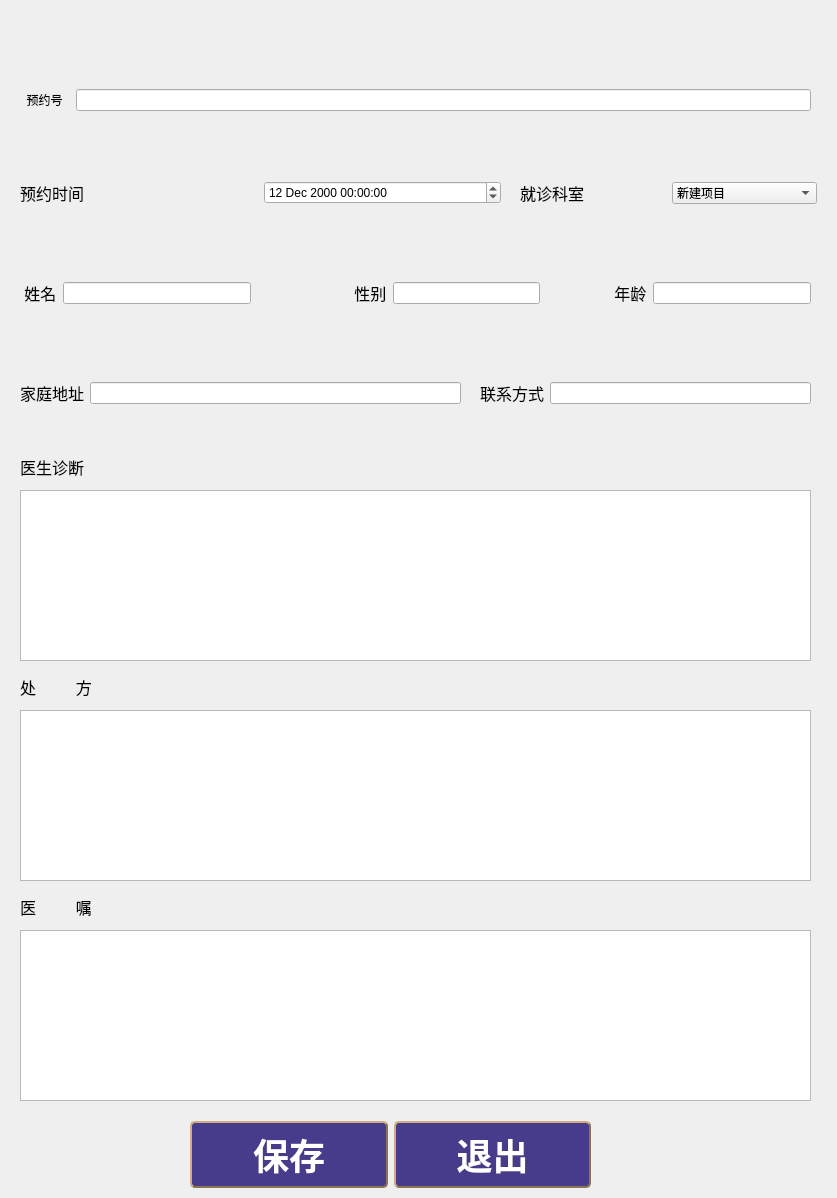
<?xml version="1.0" encoding="UTF-8"?>
<ui version="4.0">
 <class>doctorcase</class>
 <widget class="QWidget" name="doctorcase">
  <property name="geometry">
   <rect>
    <x>0</x>
    <y>0</y>
    <width>837</width>
    <height>1198</height>
   </rect>
  </property>
  <property name="windowTitle">
   <string>病历单</string>
  </property>
  <property name="styleSheet">
   <string notr="true"/>
  </property>
  <widget class="QWidget" name="horizontalLayoutWidget">
   <property name="geometry">
    <rect>
     <x>190</x>
     <y>1120</y>
     <width>401</width>
     <height>69</height>
    </rect>
   </property>
   <layout class="QHBoxLayout" name="horizontalLayout">
    <item>
     <widget class="QPushButton" name="save">
      <property name="styleSheet">
       <string notr="true">QPushButton
{
	background-color: #473C8B; /*背景色*/ 
	border-style: outset;
	border-width: 2px;
	border-radius:5px; /*边界圆滑*/
	border-color: #8B7355;
	font: bold 36px;
	min-width:2em;
	color:white; /*字体颜色*/
	font-family:华文新魏;
	padding: 5px;
}
 
QPushButton:hover
{
	background-color: rgb(0, 150, 0);
}
 
QPushButton:pressed
{
	background-color: #1E90FF; /*伪状态经过时背景色*/ 
	border-style: inset;
}
QPushButton:!enabled{
	background-color: rgb(100, 100, 100);
	border-style: inset;
}</string>
      </property>
      <property name="text">
       <string>保存</string>
      </property>
     </widget>
    </item>
    <item>
     <widget class="QPushButton" name="exit">
      <property name="styleSheet">
       <string notr="true">QPushButton
{
	background-color: #473C8B; /*背景色*/ 
	border-style: outset;
	border-width: 2px;
	border-radius:5px; /*边界圆滑*/
	border-color: #8B7355;
	font: bold 36px;
	min-width:2em;
	color:white; /*字体颜色*/
	font-family:华文新魏;
	padding: 5px;
}
 
QPushButton:hover
{
	background-color: rgb(0, 150, 0);
}
 
QPushButton:pressed
{
	background-color: #1E90FF; /*伪状态经过时背景色*/ 
	border-style: inset;
}
QPushButton:!enabled{
	background-color: rgb(100, 100, 100);
	border-style: inset;
}</string>
      </property>
      <property name="text">
       <string>退出</string>
      </property>
     </widget>
    </item>
   </layout>
  </widget>
  <widget class="QWidget" name="horizontalLayoutWidget_2">
   <property name="geometry">
    <rect>
     <x>20</x>
     <y>153</y>
     <width>481</width>
     <height>80</height>
    </rect>
   </property>
   <layout class="QHBoxLayout" name="horizontalLayout_2">
    <item>
     <widget class="QLabel" name="label_8">
      <property name="styleSheet">
       <string notr="true">* {
	outline: none; /* 去掉有焦点时的虚线 */
}

QDialog {
	background: #D6DBE9; /* 对话框背景色 */
}

QLabel {
	border: 0px solid #298DFF; /* 无边框 */
	border-radius: 3px; /* 边框圆角 */
	color: #000000; /* 文本颜色 */
	font-family: &quot;Microsoft YaHei&quot;; /* 文本字体族 */
	font-size: 12pt; /* 文本字体大小 */
}

QLabel:disabled { /* QLabel在禁用时的状态 */
	border: 1px solid #B4B4B4;
	background-color: #CDCDCD;
	color: #B4B4B4;
}

QLabel#PaddingLabel { /* 定义有Padding的QLabel，PaddingLabel为对象名，在QSS中为特定对象定制样式 */
	padding-left: 10px; /* 文本距离左边界有10px */
}

QLabel#ImageLabel { /* 定义有背景图片的QLabel，ImageLabel为对象名，在QSS中为特定对象定制样式 */
	border-image: url(&quot;:/Resource/original&quot;); /* 使用border-image可以自适应QLabel大小 */
	background-color: transparent; /* 不需要背景时可设为透明 */
}
</string>
      </property>
      <property name="text">
       <string>预约时间</string>
      </property>
     </widget>
    </item>
    <item>
     <widget class="QDateTimeEdit" name="dateTimeEdit">
      <property name="dateTime">
       <datetime>
        <hour>0</hour>
        <minute>0</minute>
        <second>0</second>
        <year>2000</year>
        <month>12</month>
        <day>12</day>
       </datetime>
      </property>
     </widget>
    </item>
   </layout>
  </widget>
  <widget class="QWidget" name="horizontalLayoutWidget_3">
   <property name="geometry">
    <rect>
     <x>520</x>
     <y>153</y>
     <width>297</width>
     <height>80</height>
    </rect>
   </property>
   <layout class="QHBoxLayout" name="horizontalLayout_3">
    <item>
     <widget class="QLabel" name="label_9">
      <property name="styleSheet">
       <string notr="true">* {
	outline: none; /* 去掉有焦点时的虚线 */
}

QDialog {
	background: #D6DBE9; /* 对话框背景色 */
}

QLabel {
	border: 0px solid #298DFF; /* 无边框 */
	border-radius: 3px; /* 边框圆角 */
	color: #000000; /* 文本颜色 */
	font-family: &quot;Microsoft YaHei&quot;; /* 文本字体族 */
	font-size: 12pt; /* 文本字体大小 */
}

QLabel:disabled { /* QLabel在禁用时的状态 */
	border: 1px solid #B4B4B4;
	background-color: #CDCDCD;
	color: #B4B4B4;
}

QLabel#PaddingLabel { /* 定义有Padding的QLabel，PaddingLabel为对象名，在QSS中为特定对象定制样式 */
	padding-left: 10px; /* 文本距离左边界有10px */
}

QLabel#ImageLabel { /* 定义有背景图片的QLabel，ImageLabel为对象名，在QSS中为特定对象定制样式 */
	border-image: url(&quot;:/Resource/original&quot;); /* 使用border-image可以自适应QLabel大小 */
	background-color: transparent; /* 不需要背景时可设为透明 */
}
</string>
      </property>
      <property name="text">
       <string>就诊科室</string>
      </property>
     </widget>
    </item>
    <item>
     <widget class="QComboBox" name="room">
      <item>
       <property name="text">
        <string>新建项目</string>
       </property>
      </item>
      <item>
       <property name="text">
        <string>新建项目</string>
       </property>
      </item>
      <item>
       <property name="text">
        <string>新建项目</string>
       </property>
      </item>
      <item>
       <property name="text">
        <string>新建项目</string>
       </property>
      </item>
      <item>
       <property name="text">
        <string>新建项目</string>
       </property>
      </item>
      <item>
       <property name="text">
        <string>新建项目</string>
       </property>
      </item>
      <item>
       <property name="text">
        <string>新建项目</string>
       </property>
      </item>
      <item>
       <property name="text">
        <string>新建项目</string>
       </property>
      </item>
      <item>
       <property name="text">
        <string>新建项目</string>
       </property>
      </item>
      <item>
       <property name="text">
        <string>新建项目</string>
       </property>
      </item>
     </widget>
    </item>
   </layout>
  </widget>
  <widget class="QWidget" name="horizontalLayoutWidget_4">
   <property name="geometry">
    <rect>
     <x>20</x>
     <y>253</y>
     <width>231</width>
     <height>80</height>
    </rect>
   </property>
   <layout class="QHBoxLayout" name="horizontalLayout_4">
    <item>
     <widget class="QLabel" name="label">
      <property name="styleSheet">
       <string notr="true">* {
	outline: none; /* 去掉有焦点时的虚线 */
}

QDialog {
	background: #D6DBE9; /* 对话框背景色 */
}

QLabel {
	border: 0px solid #298DFF; /* 无边框 */
	border-radius: 3px; /* 边框圆角 */
	color: #000000; /* 文本颜色 */
	font-family: &quot;Microsoft YaHei&quot;; /* 文本字体族 */
	font-size: 12pt; /* 文本字体大小 */
}

QLabel:disabled { /* QLabel在禁用时的状态 */
	border: 1px solid #B4B4B4;
	background-color: #CDCDCD;
	color: #B4B4B4;
}

QLabel#PaddingLabel { /* 定义有Padding的QLabel，PaddingLabel为对象名，在QSS中为特定对象定制样式 */
	padding-left: 10px; /* 文本距离左边界有10px */
}

QLabel#ImageLabel { /* 定义有背景图片的QLabel，ImageLabel为对象名，在QSS中为特定对象定制样式 */
	border-image: url(&quot;:/Resource/original&quot;); /* 使用border-image可以自适应QLabel大小 */
	background-color: transparent; /* 不需要背景时可设为透明 */
}
</string>
      </property>
      <property name="text">
       <string> 姓名</string>
      </property>
     </widget>
    </item>
    <item>
     <widget class="QLineEdit" name="name"/>
    </item>
   </layout>
  </widget>
  <widget class="QWidget" name="horizontalLayoutWidget_5">
   <property name="geometry">
    <rect>
     <x>350</x>
     <y>253</y>
     <width>190</width>
     <height>80</height>
    </rect>
   </property>
   <layout class="QHBoxLayout" name="horizontalLayout_5">
    <item>
     <widget class="QLabel" name="label_2">
      <property name="styleSheet">
       <string notr="true">* {
	outline: none; /* 去掉有焦点时的虚线 */
}

QDialog {
	background: #D6DBE9; /* 对话框背景色 */
}

QLabel {
	border: 0px solid #298DFF; /* 无边框 */
	border-radius: 3px; /* 边框圆角 */
	color: #000000; /* 文本颜色 */
	font-family: &quot;Microsoft YaHei&quot;; /* 文本字体族 */
	font-size: 12pt; /* 文本字体大小 */
}

QLabel:disabled { /* QLabel在禁用时的状态 */
	border: 1px solid #B4B4B4;
	background-color: #CDCDCD;
	color: #B4B4B4;
}

QLabel#PaddingLabel { /* 定义有Padding的QLabel，PaddingLabel为对象名，在QSS中为特定对象定制样式 */
	padding-left: 10px; /* 文本距离左边界有10px */
}

QLabel#ImageLabel { /* 定义有背景图片的QLabel，ImageLabel为对象名，在QSS中为特定对象定制样式 */
	border-image: url(&quot;:/Resource/original&quot;); /* 使用border-image可以自适应QLabel大小 */
	background-color: transparent; /* 不需要背景时可设为透明 */
}
</string>
      </property>
      <property name="text">
       <string> 性别</string>
      </property>
     </widget>
    </item>
    <item>
     <widget class="QLineEdit" name="sex"/>
    </item>
   </layout>
  </widget>
  <widget class="QWidget" name="horizontalLayoutWidget_6">
   <property name="geometry">
    <rect>
     <x>610</x>
     <y>253</y>
     <width>201</width>
     <height>80</height>
    </rect>
   </property>
   <layout class="QHBoxLayout" name="horizontalLayout_6">
    <item>
     <widget class="QLabel" name="label_5">
      <property name="styleSheet">
       <string notr="true">* {
	outline: none; /* 去掉有焦点时的虚线 */
}

QDialog {
	background: #D6DBE9; /* 对话框背景色 */
}

QLabel {
	border: 0px solid #298DFF; /* 无边框 */
	border-radius: 3px; /* 边框圆角 */
	color: #000000; /* 文本颜色 */
	font-family: &quot;Microsoft YaHei&quot;; /* 文本字体族 */
	font-size: 12pt; /* 文本字体大小 */
}

QLabel:disabled { /* QLabel在禁用时的状态 */
	border: 1px solid #B4B4B4;
	background-color: #CDCDCD;
	color: #B4B4B4;
}

QLabel#PaddingLabel { /* 定义有Padding的QLabel，PaddingLabel为对象名，在QSS中为特定对象定制样式 */
	padding-left: 10px; /* 文本距离左边界有10px */
}

QLabel#ImageLabel { /* 定义有背景图片的QLabel，ImageLabel为对象名，在QSS中为特定对象定制样式 */
	border-image: url(&quot;:/Resource/original&quot;); /* 使用border-image可以自适应QLabel大小 */
	background-color: transparent; /* 不需要背景时可设为透明 */
}
</string>
      </property>
      <property name="text">
       <string> 年龄</string>
      </property>
     </widget>
    </item>
    <item>
     <widget class="QLineEdit" name="age"/>
    </item>
   </layout>
  </widget>
  <widget class="QWidget" name="horizontalLayoutWidget_7">
   <property name="geometry">
    <rect>
     <x>20</x>
     <y>353</y>
     <width>441</width>
     <height>80</height>
    </rect>
   </property>
   <layout class="QHBoxLayout" name="horizontalLayout_7">
    <item>
     <widget class="QLabel" name="label_7">
      <property name="styleSheet">
       <string notr="true">* {
	outline: none; /* 去掉有焦点时的虚线 */
}

QDialog {
	background: #D6DBE9; /* 对话框背景色 */
}

QLabel {
	border: 0px solid #298DFF; /* 无边框 */
	border-radius: 3px; /* 边框圆角 */
	color: #000000; /* 文本颜色 */
	font-family: &quot;Microsoft YaHei&quot;; /* 文本字体族 */
	font-size: 12pt; /* 文本字体大小 */
}

QLabel:disabled { /* QLabel在禁用时的状态 */
	border: 1px solid #B4B4B4;
	background-color: #CDCDCD;
	color: #B4B4B4;
}

QLabel#PaddingLabel { /* 定义有Padding的QLabel，PaddingLabel为对象名，在QSS中为特定对象定制样式 */
	padding-left: 10px; /* 文本距离左边界有10px */
}

QLabel#ImageLabel { /* 定义有背景图片的QLabel，ImageLabel为对象名，在QSS中为特定对象定制样式 */
	border-image: url(&quot;:/Resource/original&quot;); /* 使用border-image可以自适应QLabel大小 */
	background-color: transparent; /* 不需要背景时可设为透明 */
}
</string>
      </property>
      <property name="text">
       <string>家庭地址</string>
      </property>
     </widget>
    </item>
    <item>
     <widget class="QLineEdit" name="address"/>
    </item>
   </layout>
  </widget>
  <widget class="QWidget" name="horizontalLayoutWidget_8">
   <property name="geometry">
    <rect>
     <x>480</x>
     <y>353</y>
     <width>331</width>
     <height>80</height>
    </rect>
   </property>
   <layout class="QHBoxLayout" name="horizontalLayout_8">
    <item>
     <widget class="QLabel" name="label_4">
      <property name="styleSheet">
       <string notr="true">* {
	outline: none; /* 去掉有焦点时的虚线 */
}

QDialog {
	background: #D6DBE9; /* 对话框背景色 */
}

QLabel {
	border: 0px solid #298DFF; /* 无边框 */
	border-radius: 3px; /* 边框圆角 */
	color: #000000; /* 文本颜色 */
	font-family: &quot;Microsoft YaHei&quot;; /* 文本字体族 */
	font-size: 12pt; /* 文本字体大小 */
}

QLabel:disabled { /* QLabel在禁用时的状态 */
	border: 1px solid #B4B4B4;
	background-color: #CDCDCD;
	color: #B4B4B4;
}

QLabel#PaddingLabel { /* 定义有Padding的QLabel，PaddingLabel为对象名，在QSS中为特定对象定制样式 */
	padding-left: 10px; /* 文本距离左边界有10px */
}

QLabel#ImageLabel { /* 定义有背景图片的QLabel，ImageLabel为对象名，在QSS中为特定对象定制样式 */
	border-image: url(&quot;:/Resource/original&quot;); /* 使用border-image可以自适应QLabel大小 */
	background-color: transparent; /* 不需要背景时可设为透明 */
}
</string>
      </property>
      <property name="text">
       <string>联系方式</string>
      </property>
     </widget>
    </item>
    <item>
     <widget class="QLineEdit" name="phone"/>
    </item>
   </layout>
  </widget>
  <widget class="QLabel" name="label_10">
   <property name="geometry">
    <rect>
     <x>20</x>
     <y>443</y>
     <width>128</width>
     <height>48</height>
    </rect>
   </property>
   <property name="styleSheet">
    <string notr="true">* {
	outline: none; /* 去掉有焦点时的虚线 */
}

QDialog {
	background: #D6DBE9; /* 对话框背景色 */
}

QLabel {
	border: 0px solid #298DFF; /* 无边框 */
	border-radius: 3px; /* 边框圆角 */
	color: #000000; /* 文本颜色 */
	font-family: &quot;Microsoft YaHei&quot;; /* 文本字体族 */
	font-size: 12pt; /* 文本字体大小 */
}

QLabel:disabled { /* QLabel在禁用时的状态 */
	border: 1px solid #B4B4B4;
	background-color: #CDCDCD;
	color: #B4B4B4;
}

QLabel#PaddingLabel { /* 定义有Padding的QLabel，PaddingLabel为对象名，在QSS中为特定对象定制样式 */
	padding-left: 10px; /* 文本距离左边界有10px */
}

QLabel#ImageLabel { /* 定义有背景图片的QLabel，ImageLabel为对象名，在QSS中为特定对象定制样式 */
	border-image: url(&quot;:/Resource/original&quot;); /* 使用border-image可以自适应QLabel大小 */
	background-color: transparent; /* 不需要背景时可设为透明 */
}
</string>
   </property>
   <property name="text">
    <string>医生诊断</string>
   </property>
  </widget>
  <widget class="QTextEdit" name="Diagnosis">
   <property name="geometry">
    <rect>
     <x>20</x>
     <y>490</y>
     <width>791</width>
     <height>171</height>
    </rect>
   </property>
  </widget>
  <widget class="QLabel" name="label_11">
   <property name="geometry">
    <rect>
     <x>20</x>
     <y>663</y>
     <width>128</width>
     <height>48</height>
    </rect>
   </property>
   <property name="styleSheet">
    <string notr="true">* {
	outline: none; /* 去掉有焦点时的虚线 */
}

QDialog {
	background: #D6DBE9; /* 对话框背景色 */
}

QLabel {
	border: 0px solid #298DFF; /* 无边框 */
	border-radius: 3px; /* 边框圆角 */
	color: #000000; /* 文本颜色 */
	font-family: &quot;Microsoft YaHei&quot;; /* 文本字体族 */
	font-size: 12pt; /* 文本字体大小 */
}

QLabel:disabled { /* QLabel在禁用时的状态 */
	border: 1px solid #B4B4B4;
	background-color: #CDCDCD;
	color: #B4B4B4;
}

QLabel#PaddingLabel { /* 定义有Padding的QLabel，PaddingLabel为对象名，在QSS中为特定对象定制样式 */
	padding-left: 10px; /* 文本距离左边界有10px */
}

QLabel#ImageLabel { /* 定义有背景图片的QLabel，ImageLabel为对象名，在QSS中为特定对象定制样式 */
	border-image: url(&quot;:/Resource/original&quot;); /* 使用border-image可以自适应QLabel大小 */
	background-color: transparent; /* 不需要背景时可设为透明 */
}
</string>
   </property>
   <property name="text">
    <string>处         方</string>
   </property>
  </widget>
  <widget class="QTextEdit" name="Perscription">
   <property name="geometry">
    <rect>
     <x>20</x>
     <y>710</y>
     <width>791</width>
     <height>171</height>
    </rect>
   </property>
  </widget>
  <widget class="QLabel" name="label_12">
   <property name="geometry">
    <rect>
     <x>20</x>
     <y>883</y>
     <width>128</width>
     <height>48</height>
    </rect>
   </property>
   <property name="styleSheet">
    <string notr="true">* {
	outline: none; /* 去掉有焦点时的虚线 */
}

QDialog {
	background: #D6DBE9; /* 对话框背景色 */
}

QLabel {
	border: 0px solid #298DFF; /* 无边框 */
	border-radius: 3px; /* 边框圆角 */
	color: #000000; /* 文本颜色 */
	font-family: &quot;Microsoft YaHei&quot;; /* 文本字体族 */
	font-size: 12pt; /* 文本字体大小 */
}

QLabel:disabled { /* QLabel在禁用时的状态 */
	border: 1px solid #B4B4B4;
	background-color: #CDCDCD;
	color: #B4B4B4;
}

QLabel#PaddingLabel { /* 定义有Padding的QLabel，PaddingLabel为对象名，在QSS中为特定对象定制样式 */
	padding-left: 10px; /* 文本距离左边界有10px */
}

QLabel#ImageLabel { /* 定义有背景图片的QLabel，ImageLabel为对象名，在QSS中为特定对象定制样式 */
	border-image: url(&quot;:/Resource/original&quot;); /* 使用border-image可以自适应QLabel大小 */
	background-color: transparent; /* 不需要背景时可设为透明 */
}
</string>
   </property>
   <property name="text">
    <string>医         嘱</string>
   </property>
  </widget>
  <widget class="QTextEdit" name="order">
   <property name="geometry">
    <rect>
     <x>20</x>
     <y>930</y>
     <width>791</width>
     <height>171</height>
    </rect>
   </property>
  </widget>
  <widget class="QWidget" name="horizontalLayoutWidget_9">
   <property name="geometry">
    <rect>
     <x>20</x>
     <y>60</y>
     <width>791</width>
     <height>80</height>
    </rect>
   </property>
   <layout class="QHBoxLayout" name="horizontalLayout_9">
    <item>
     <widget class="QLabel" name="label_3">
      <property name="text">
       <string>  预约号  </string>
      </property>
     </widget>
    </item>
    <item>
     <widget class="QLineEdit" name="lineEdit">
      <property name="text">
       <string/>
      </property>
      <property name="alignment">
       <set>Qt::AlignCenter</set>
      </property>
     </widget>
    </item>
   </layout>
  </widget>
 </widget>
 <resources/>
 <connections/>
</ui>
